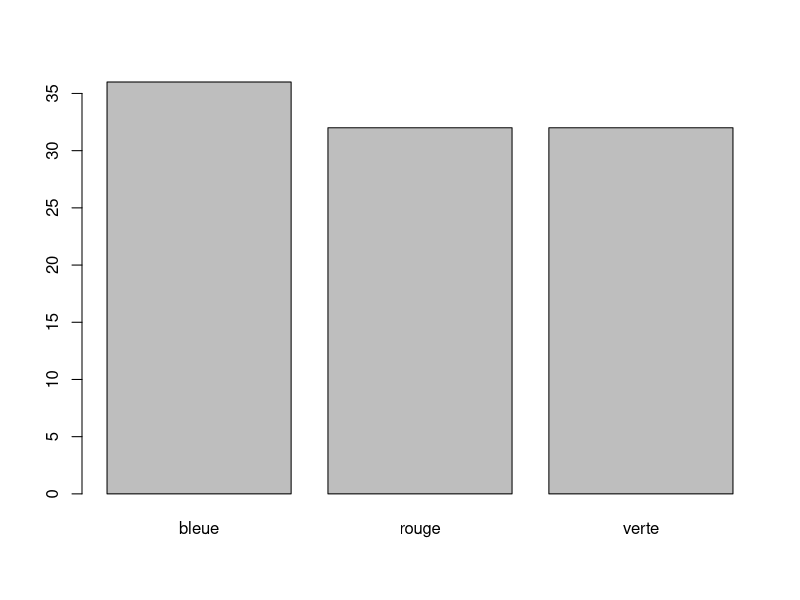

R code for this plot:
## ---- chunk 1
set.seed(1289)                         ## Reproductibilité

boules <- c(rep("rouge", 100),         ## 100 boules rouges
            rep("bleue", 100),         ## 100 boules bleues
            rep("verte", 100))         ## 100 boules vertes 

n_exp <- 100                           ## Nombre de fois où je fais l'expérience

echantillon <- sample(boules,          ## échantillonne les boules
                      n_exp,           ## n_exp fois
                      replace = FALSE) ## sans remise
## ---- chunk 2
res <- table(echantillon)             ## Résumé de l'échantillon
res
## ---- chunk 3
barplot(res)                          ## Diagramme en bar
